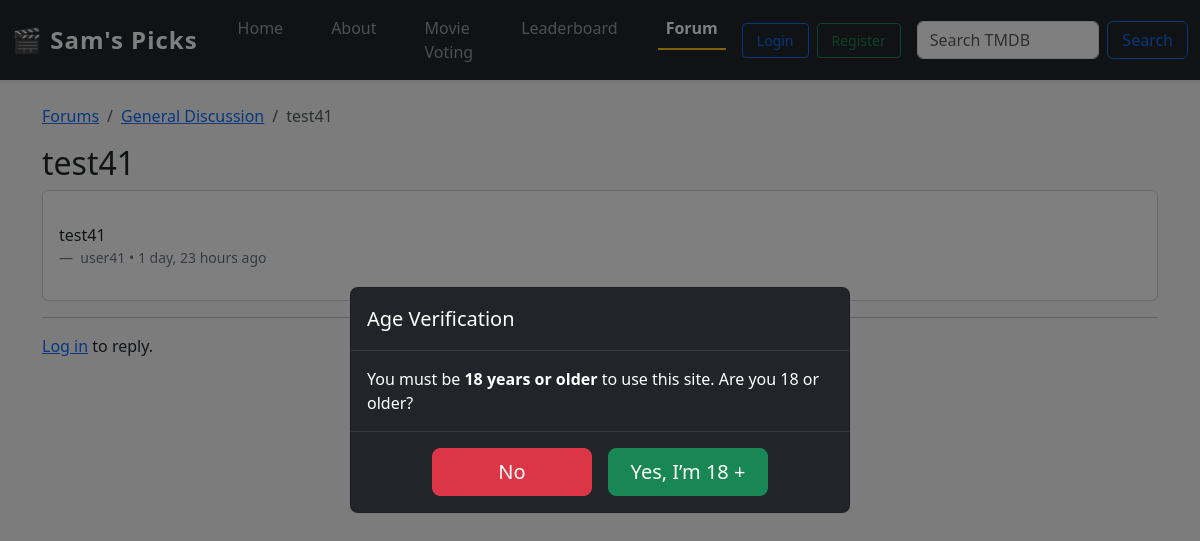
/forum/general-discussion/8-test41/, run on the app's committed database.
### forum/models.py (models this page shows, shortened)
class Topic(models.Model):
    forum       = models.ForeignKey(Forum, related_name="topics",
                                    on_delete=models.CASCADE)
    title       = models.CharField(max_length=140)
    slug        = models.SlugField(max_length=150, blank=True)
    starter     = models.ForeignKey(User, on_delete=models.CASCADE)
    created_at  = models.DateTimeField(default=timezone.now)
    updated_at  = models.DateTimeField(default=timezone.now)
    view_count  = models.PositiveIntegerField(default=0)
    reply_count = models.PositiveIntegerField(default=0)
    pinned      = models.BooleanField(default=False)
    locked      = models.BooleanField(default=False)
    class Meta:
        ordering = ("-pinned", "-updated_at")

class Forum(models.Model):
    category    = models.ForeignKey(Category, related_name="forums",
                                    on_delete=models.CASCADE)
    name        = models.CharField(max_length=80)
    slug        = models.SlugField(max_length=90, unique=True, blank=True)
    blurb       = models.CharField(max_length=255, blank=True)
    position    = models.PositiveSmallIntegerField(default=0)
    topic_count = models.PositiveIntegerField(default=0)
    post_count  = models.PositiveIntegerField(default=0)
    last_post = models.ForeignKey(
        "Post", null=True, blank=True,
        on_delete=models.SET_NULL,
        related_name="+"
    )
    class Meta:
        ordering = ("position",)

class Post(models.Model):
    topic       = models.ForeignKey(Topic, related_name="posts",
                                    on_delete=models.CASCADE)
    author      = models.ForeignKey(User, on_delete=models.CASCADE)
    message     = models.TextField(max_length=10_000)
    created_at  = models.DateTimeField(default=timezone.now)
    edited_at   = models.DateTimeField(null=True, blank=True)
    class Meta:
        ordering = ("created_at",)

### forum/views.py (the view)
class TopicDetail(DetailView):
    model = Topic
    template_name = "forum/topic.html"
    pk_url_kwarg  = "pk"
    def get_object(self):
        obj = super().get_object()
        Topic.objects.filter(pk=obj.pk).update(view_count=F("view_count") + 1)
        return obj
    def get_context_data(self, **kwargs):
        ctx = super().get_context_data(**kwargs)
        ctx["post_form"] = PostForm()  # inject a blank form
        return ctx

### forum/forms.py
class PostForm(forms.ModelForm):
    class Meta:
        model  = Post
        fields = ("message",)
        widgets = {"message": forms.Textarea(attrs={"rows": 5})}

### templates/forum/topic.html (shortened to what this page needs)
{% extends "movies/base.html" %}
{% load humanize %}
{% block content %}
<nav aria-label="breadcrumb">
  <ol class="breadcrumb">
    <li class="breadcrumb-item"><a href="{% url 'forum:index' %}">Forums</a></li>
    <li class="breadcrumb-item">
      <a href="{% url 'forum:board' object.forum.slug %}">{{ object.forum.name }}</a>
    </li>
    <li class="breadcrumb-item active" aria-current="page">{{ object.title }}</li>
  </ol>
</nav>
<h2>{{ object.title }}</h2>
{% for post in object.posts.all %}
  <div class="card mb-3">
    <div class="card-body">
      <p>{{ post.message|linebreaks }}</p>
      <footer class="blockquote-footer">
        {{ post.author }} • {{ post.created_at|naturaltime }}
      </footer>
    </div>
  </div>
{% endfor %}
{% if user.is_authenticated %}
  <h5 class="mb-3">Reply</h5>
  <form method="post" action="{% url 'forum:reply' object.pk %}">
    {% csrf_token %}
    {{ post_form.as_p }}
    <button class="btn btn-primary">Submit</button>
  </form>
{% else %}
  <p><a href="{% url 'login' %}">Log in</a> to reply.</p>
{% endif %}
{% endblock %}

### movies/static/css/movies.css (style rules this page uses)
body { background-color: #f8f9fa; }

### data on the page
Topic: forum.name "General Discussion", title "test41"
Post: message "test41", author "user41", created_at "1 day, 23 hours ago"
